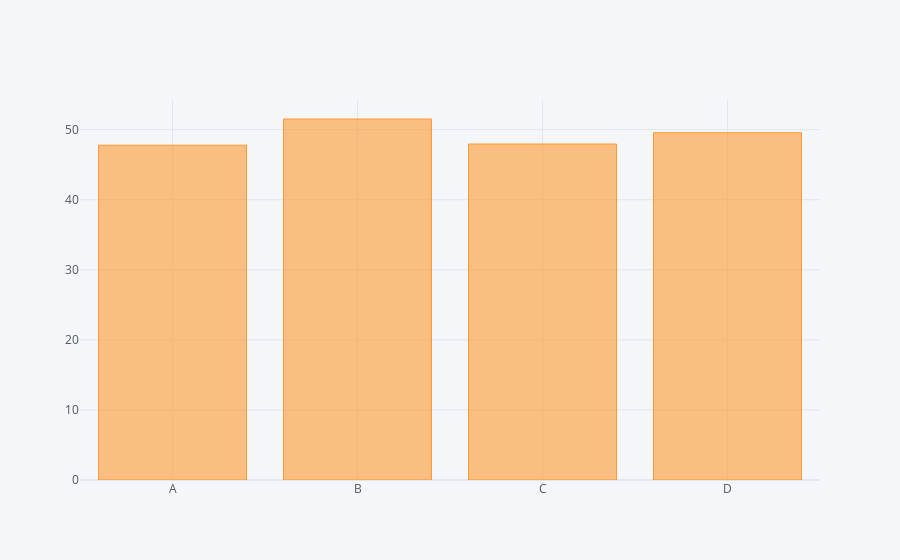

This figure's notebook cell:
### Code cell
df.sum().iplot(kind='bar')

### Figure 1 — Plotly figure (JSON) as saved in the notebook; plotly's stock layout.template omitted (floating-point values rounded to 4 significant figures)
{"data": [{"marker": {"color": "rgba(255, 153, 51, 0.6)", "line": {"color": "rgba(255, 153, 51, 1.0)", "width": 1}}, "name": "None", "orientation": "v", "text": "", "type": "bar", "x": ["A", "B", "C", "D"], "y": [47.78, 51.52, 47.95, 49.56]}], "layout": {"legend": {"bgcolor": "#F5F6F9", "font": {"color": "#4D5663"}}, "paper_bgcolor": "#F5F6F9", "plot_bgcolor": "#F5F6F9", "title": {"font": {"color": "#4D5663"}}, "xaxis": {"gridcolor": "#E1E5ED", "showgrid": true, "tickfont": {"color": "#4D5663"}, "title": {"font": {"color": "#4D5663"}, "text": ""}, "zerolinecolor": "#E1E5ED"}, "yaxis": {"gridcolor": "#E1E5ED", "showgrid": true, "tickfont": {"color": "#4D5663"}, "title": {"font": {"color": "#4D5663"}, "text": ""}, "zerolinecolor": "#E1E5ED"}}}
